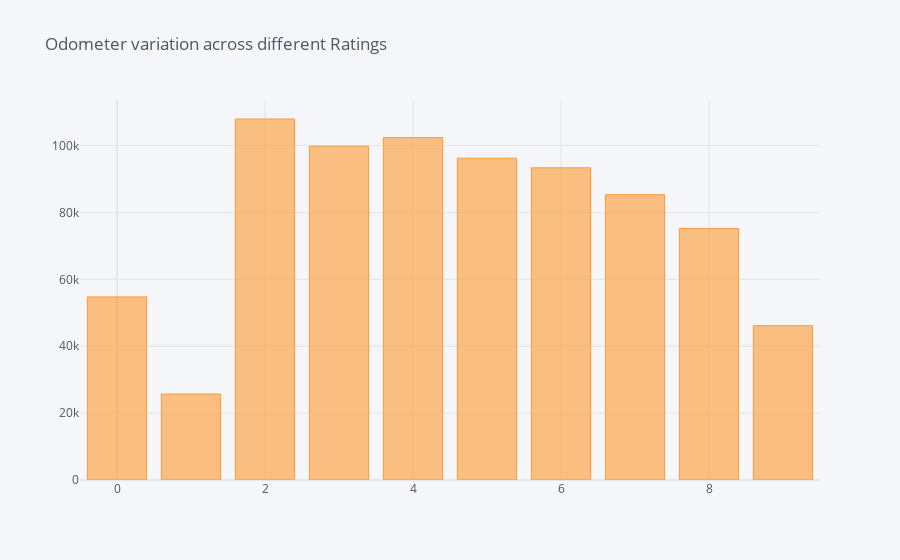

Notebook source saved alongside this figure:
### Code cell
data.groupby('rating_engineTransmission').odometer_reading.mean().iplot(kind='bar',title='Odometer variation across different Ratings')

### Figure 1 — Plotly figure (JSON) as saved in the notebook; plotly's stock layout.template omitted (floating-point values rounded to 4 significant figures)
{"data": [{"marker": {"color": "rgba(255, 153, 51, 0.6)", "line": {"color": "rgba(255, 153, 51, 1.0)", "width": 1}}, "name": "odometer_reading", "orientation": "v", "text": "", "type": "bar", "x": [0, 1, 2, 3, 4, 5, 6, 7, 8, 9], "y": [54761, 25720.0, 108000.0, 99850.0, 102400.0, 96250.0, 93380.0, 85330.0, 75200.0, 46160.0]}], "layout": {"legend": {"bgcolor": "#F5F6F9", "font": {"color": "#4D5663"}}, "paper_bgcolor": "#F5F6F9", "plot_bgcolor": "#F5F6F9", "title": {"font": {"color": "#4D5663"}, "text": "Odometer variation across different Ratings"}, "xaxis": {"gridcolor": "#E1E5ED", "showgrid": true, "tickfont": {"color": "#4D5663"}, "title": {"font": {"color": "#4D5663"}, "text": ""}, "zerolinecolor": "#E1E5ED"}, "yaxis": {"gridcolor": "#E1E5ED", "showgrid": true, "tickfont": {"color": "#4D5663"}, "title": {"font": {"color": "#4D5663"}, "text": ""}, "zerolinecolor": "#E1E5ED"}}}
